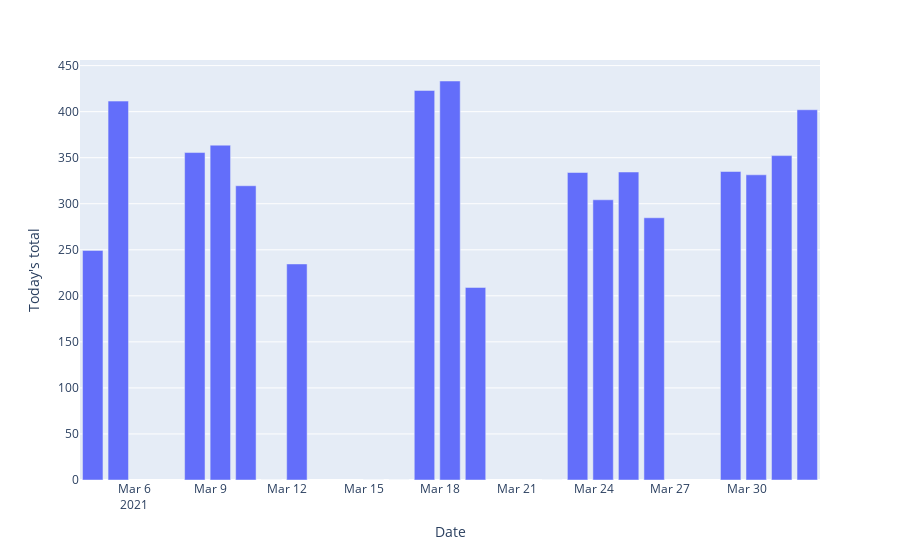

Notebook code for this chart:
### Code cell
fig = px.bar(mar_week_at_nine, y="Today's total")
fig.show()

### Figure 1 — Plotly figure (JSON) as saved in the notebook; plotly's stock layout.template omitted (floating-point values rounded to 4 significant figures)
{"data": [{"alignmentgroup": "True", "hovertemplate": "Date=%{x}<br>Today's total=%{y}<extra></extra>", "legendgroup": "", "marker": {"color": "#636efa"}, "name": "", "offsetgroup": "", "orientation": "v", "showlegend": false, "textposition": "auto", "type": "bar", "x": ["2021-03-04T09:00:00", "2021-03-05T09:00:00", "2021-03-08T09:00:00", "2021-03-09T09:00:00", "2021-03-10T09:00:00", "2021-03-11T09:00:00", "2021-03-12T09:00:00", "2021-03-15T09:00:00", "2021-03-16T09:00:00", "2021-03-17T09:00:00", "2021-03-18T09:00:00", "2021-03-19T09:00:00", "2021-03-22T09:00:00", "2021-03-23T09:00:00", "2021-03-24T09:00:00", "2021-03-25T09:00:00", "2021-03-26T09:00:00", "2021-03-29T09:00:00", "2021-03-30T09:00:00", "2021-03-31T09:00:00", "2021-04-01T09:00:00"], "xaxis": "x", "y": [249.3, 411.5, 355.6, 363.6, 319.5, 0, 234.6, 0, 0, 423.0, 433.3, 209.1, 0, 333.9, 304.3, 334.5, 284.8, 335.0, 331.4, 352.3, 402.1], "yaxis": "y"}], "layout": {"barmode": "relative", "legend": {"tracegroupgap": 0}, "margin": {"t": 60}, "xaxis": {"anchor": "y", "domain": [0, 1], "title": {"text": "Date"}}, "yaxis": {"anchor": "x", "domain": [0, 1], "title": {"text": "Today's total"}}}}
